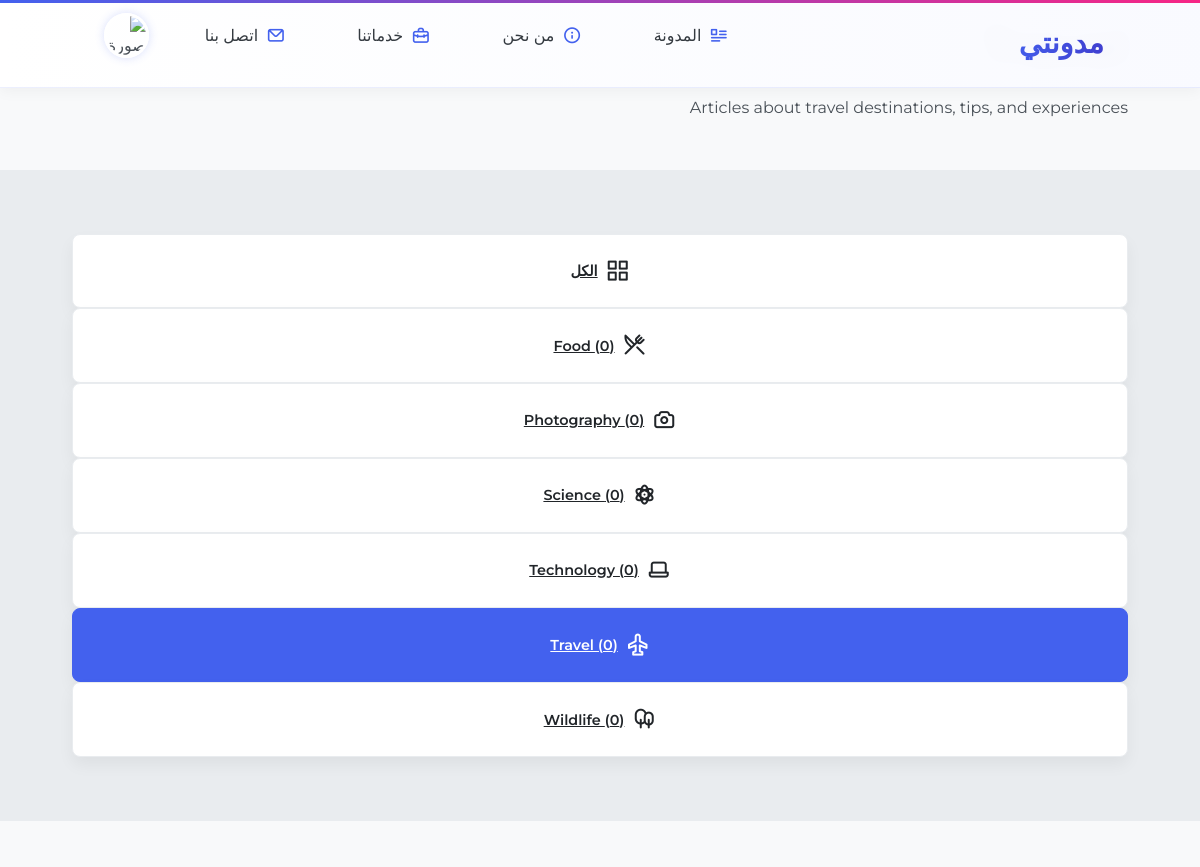
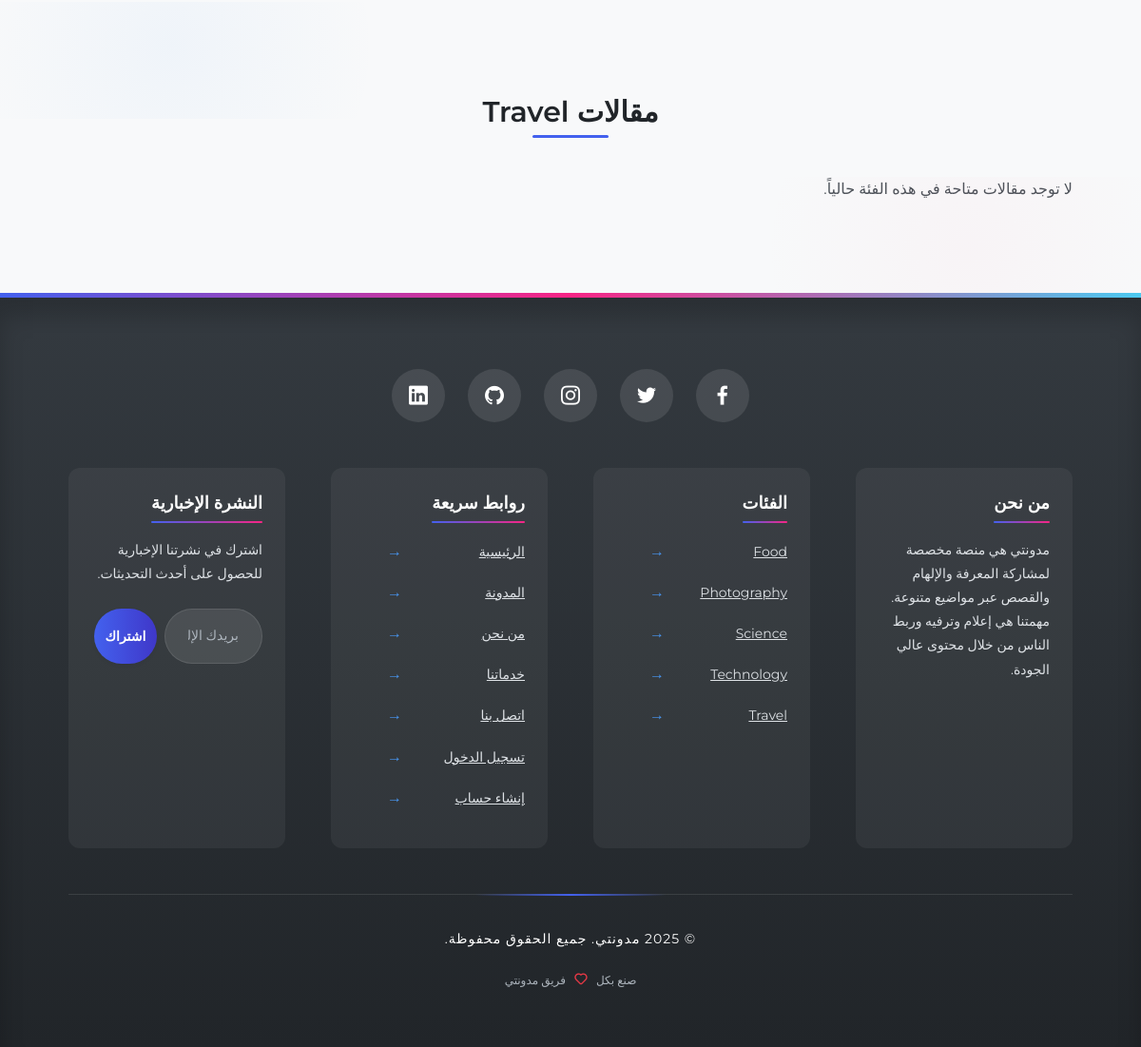
The app's page /category-posts.php?id=1 (signed in) with its own data (2 pictures, top to bottom).
### tables this page shows
CREATE TABLE IF NOT EXISTS categories (
    id INT AUTO_INCREMENT PRIMARY KEY,
    title VARCHAR(50) UNIQUE NOT NULL,
    description TEXT,
    created_at TIMESTAMP DEFAULT CURRENT_TIMESTAMP
);

### category-posts.php (the view, shortened to what this page needs)
<?php
require_once 'partials/header.php';
$category_id = $_GET['id'];
$category_query = "SELECT * FROM categories WHERE id = ?";
$category_stmt = $conn->prepare($category_query);
$category_stmt->bind_param('i', $category_id);
$category_stmt->execute();
$category_result = $category_stmt->get_result();
$category = $category_result->fetch_assoc();
$posts_per_page = 9;
$page = isset($_GET['page']) ? (int)$_GET['page'] : 1;
$offset = ($page - 1) * $posts_per_page;
$posts_query = "SELECT p.*, u.firstname, u.lastname, u.avatar
               FROM posts p
               JOIN users u ON p.author_id = u.id
               WHERE p.category_id = ? AND p.status = 'published'
               ORDER BY p.created_at DESC
               LIMIT ?, ?";
$posts_stmt = $conn->prepare($posts_query);
$posts_stmt->bind_param('iii', $category_id, $offset, $posts_per_page);
$posts_stmt->execute();
$posts_result = $posts_stmt->get_result();
$categories_query = "SELECT c.*, COUNT(p.id) AS post_count
                    FROM categories c
                    LEFT JOIN posts p ON c.id = p.category_id AND p.status = 'published'
                    GROUP BY c.id
                    ORDER BY c.title";
$categories_result = $conn->query($categories_query);
?>
<header class="category-header animate-on-scroll">
    <div class="container category-header__container">
        <h1><?php echo $category['title']; ?></h1>
        <p><?php echo $category['description']; ?></p>
    </div>
</header>
<section class="category__buttons animate-on-scroll">
    <div class="container category__buttons-container">
        <a href="blog.php" class="category__button"><i class="uil uil-apps"></i> الكل</a>
        <?php
        $categories_result->data_seek(0);
        $cat_delay = 1;
        while($cat = $categories_result->fetch_assoc()):
        ?>
        <a href="category-posts.php?id=<?php echo $cat['id']; ?>" class="category__button <?php echo $cat['id'] == $category_id ? 'active' : ''; ?>" style="--delay: <?php echo $cat_delay++; ?>">
            <?php
            $icon = 'uil-folder';
            $title = strtolower($cat['title']);
            if (strpos($title, 'travel') !== false) {
                $icon = 'uil-plane';
            } elseif (strpos($title, 'food') !== false) {
                $icon = 'uil-restaurant';
            } elseif (strpos($title, 'tech') !== false) {
                $icon = 'uil-laptop';
            } elseif (strpos($title, 'science') !== false) {
                $icon = 'uil-atom';
            } elseif (strpos($title, 'photo') !== false) {
                $icon = 'uil-camera';
            } elseif (strpos($title, 'wild') !== false) {
                $icon = 'uil-trees';
            }
            ?>
            <i class="uil <?php echo $icon; ?>"></i> <?php echo $cat['title']; ?> (<?php echo $cat['post_count']; ?>)
        </a>
        <?php endwhile; ?>
    </div>
</section>
<section class="posts animate-on-scroll">
    <div class="container posts__container">
        <h2 class="section__title">مقالات <?php echo $category['title']; ?></h2>
        <?php if($posts_result->num_rows > 0): ?>
        <div class="posts__grid">
            <?php
            $delay = 1;
            while($post = $posts_result->fetch_assoc()):
            ?>
            <article class="post animate-on-scroll" style="--delay: <?php echo $delay++; ?>;">
                <div class="post__thumbnail">
                    <img src="<?php echo ROOT_URL . 'images/posts/' . $post['thumbnail']; ?>" alt="<?php echo $post['title']; ?>" loading="lazy">
                </div>
                <div class="post__content">
                    <div class="post__info">
                        <a href="category-posts.php?id=<?php echo $category_id; ?>" class="category__button">
                            <i class="uil uil-tag-alt"></i> <?php echo $category['title']; ?>
                        </a>
                        <div class="post__date">
                            <i class="uil uil-calendar-alt"></i>
                            <span><?php echo format_date($post['created_at']); ?></span>
                        </div>
                    </div>
                    <h3 class="post__title"><a href="post.php?id=<?php echo $post['id']; ?>"><?php echo $post['title']; ?></a></h3>
                    <p class="post__body"><?php echo $post['excerpt'] ? $post['excerpt'] : get_excerpt($post['body']); ?></p>
                    <div class="post__author">
                        <div class="post__author-avatar">
                            <img src="<?php echo ROOT_URL . 'images/users/' . $post['avatar']; ?>" alt="صورة الكاتب" loading="lazy">
                        </div>
                        <div class="post__author-info">
                            <h5>بواسطة: <?php echo $post['firstname'] . ' ' . $post['lastname']; ?></h5>
                            <small><?php echo $category['title']; ?></small>
                        </div>
                    </div>
                </div>
            </article>
            <?php endwhile; ?>
        </div>
        <?php else: ?>
        <div class="no-posts">
            <p>لا توجد مقالات متاحة في هذه الفئة حالياً.</p>
        </div>
        <?php endif; ?>
    </div>
</section>
<?php require_once 'partials/footer.php'; ?>

### partials/footer.php (shortened to what this page needs)
    <footer>
        <div class="container">
            <div class="footer__socials">
                <a href="https://www.facebook.com" target="_blank" rel="noopener noreferrer" aria-label="Facebook">
                    <i class="uil uil-facebook-f"></i>
                </a>
                <a href="https://www.twitter.com" target="_blank" rel="noopener noreferrer" aria-label="Twitter">
                    <i class="uil uil-twitter"></i>
                </a>
                <a href="https://www.instagram.com" target="_blank" rel="noopener noreferrer" aria-label="Instagram">
                    <i class="uil uil-instagram"></i>
                </a>
                <a href="https://www.github.com" target="_blank" rel="noopener noreferrer" aria-label="GitHub">
                    <i class="uil uil-github"></i>
                </a>
                <a href="https://www.linkedin.com" target="_blank" rel="noopener noreferrer" aria-label="LinkedIn">
                    <i class="uil uil-linkedin"></i>
                </a>
            </div>
            <div class="footer__container">
                <article>
                    <h4>من نحن</h4>
                    <p>مدونتي هي منصة مخصصة لمشاركة المعرفة والإلهام والقصص عبر مواضيع متنوعة. مهمتنا هي إعلام وترفيه وربط الناس من خلال محتوى عالي الجودة.</p>
                </article>
                <article>
                    <h4>الفئات</h4>
                    <ul>
                        <?php
                        $query = "SELECT id, title FROM categories LIMIT 5";
                        $categories = $conn->query($query);
                        while($category = $categories->fetch_assoc()):
                        ?>
                        <li><a href="<?php echo ROOT_URL . 'category-posts.php?id=' . $category['id']; ?>"><?php echo $category['title']; ?></a></li>
                        <?php endwhile; ?>
                    </ul>
                </article>
                <article>
                    <h4>روابط سريعة</h4>
                    <ul>
                        <li><a href="<?php echo ROOT_URL; ?>index.php">الرئيسية</a></li>
                        <li><a href="<?php echo ROOT_URL; ?>blog.php">المدونة</a></li>
                        <li><a href="<?php echo ROOT_URL; ?>about.php">من نحن</a></li>
                        <li><a href="<?php echo ROOT_URL; ?>services.php">خدماتنا</a></li>
                        <li><a href="<?php echo ROOT_URL; ?>contact-new.php">اتصل بنا</a></li>
                        <li><a href="<?php echo ROOT_URL; ?>signin-new.php">تسجيل الدخول</a></li>
                        <li><a href="<?php echo ROOT_URL; ?>signup-new.php">إنشاء حساب</a></li>
                    </ul>
                </article>
                <article>
                    <h4>النشرة الإخبارية</h4>
                    <p>اشترك في نشرتنا الإخبارية للحصول على أحدث التحديثات.</p>
                    <form class="footer__form" action="<?php echo ROOT_URL; ?>subscribe.php" method="post">
                        <input type="email" name="email" placeholder="بريدك الإلكتروني" required>
                        <button type="submit" class="btn btn-primary">اشتراك</button>
                    </form>
                </article>
            </div>
            <div class="footer__copyright">
                <small>&copy; <?php echo date('Y'); ?> مدونتي. جميع الحقوق محفوظة.</small>
                <p class="footer__made-with">
                    صنع بكل <i class="uil uil-heart"></i> فريق مدونتي
                </p>
            </div>
        </div>
    </footer>
</body>
</html>

### records on screen
categories: title "Travel", description "Articles about travel destinations, tips, and experiences", post_count "0"
categories: title "Food", post_count "0"
categories: title "Photography", post_count "0"
categories: title "Science", post_count "0"
categories: $cat['id'] 4 (drawn), title "Technology", post_count "0"
categories: title "Wildlife", post_count "0"
